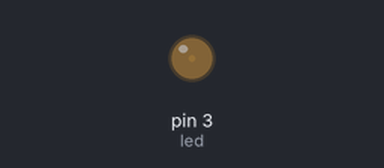
This sketch was run on a simulated Arduino Uno, built with avr-gcc and run on an emulated ATmega328P. On the bench: output pins drawn as LEDs (lit = HIGH).

Above: at 0.05 s.
At 1.15 s:
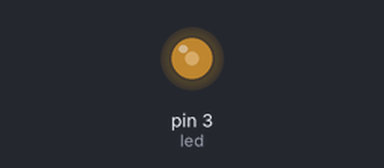
At 2.3 s:
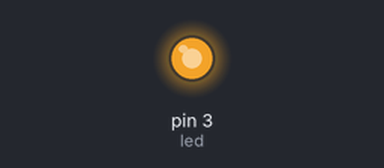
At 4.6 s:
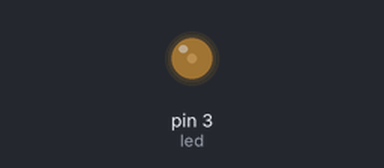
Timing chart, 0 to 6.7 s (numbered marks = the images above):
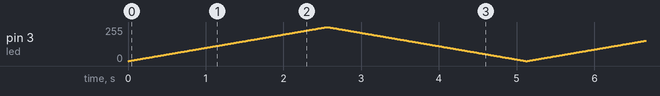

The sketch:

Led_Analogico.ino
```cpp
       int led=3;

       int brillo;


        void setup(){

          pinMode(3,OUTPUT);

        }


        void loop(){
          for(brillo=0; brillo<=255;brillo++){

          analogWrite(led,brillo);
          delay(10);
          }

           for(brillo=255; brillo>=0;brillo--){

          analogWrite(led,brillo);
          delay(10);
          }

        }
```
